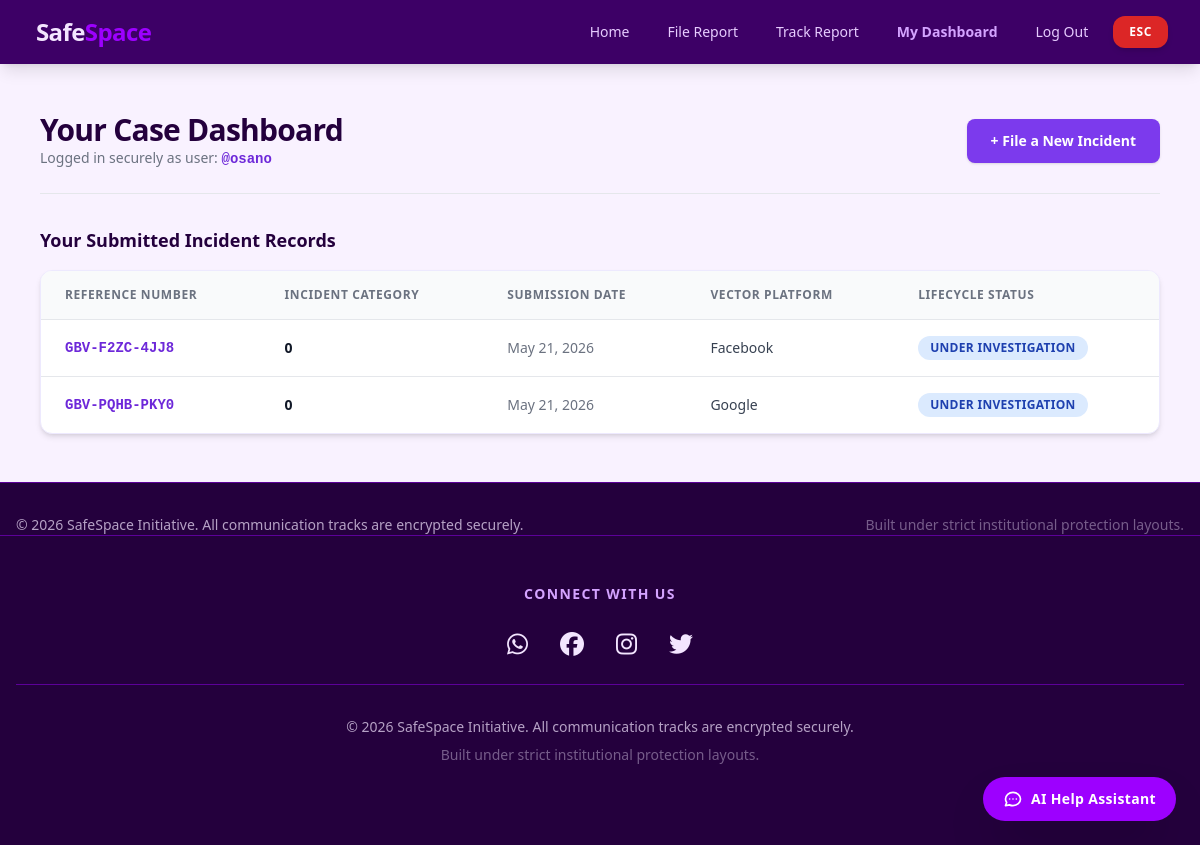
The app's page /dashboard/ (signed in) with its own data.
### reports/models.py (models this page shows, shortened)
class IncidentReport(models.Model):
    CATEGORY_CHOICES = [
        ('cyberstalking', 'Cyberstalking & Harassment'),
        ('doxing', 'Non-Consensual Image Sharing / DoXing'),
        ('impersonation', 'Impersonation & Identity Theft'),
        ('threats', 'Online Threats & Hate Speech'),
        ('other', 'Other Forms of Online Abuse'),
        ('children_home_support', 'Children\'s Home Support'),
    ]
    STATUS_CHOICES = [
        ('pending', 'Pending Review'),
        ('under_review', 'Under Investigation'),
        ('action_taken', 'Action Taken / Resolved'),
        ('closed', 'Closed'),
    ]
    URGENCY_CHOICES = [
        ('low', 'Low Priority'),
        ('medium', 'Medium Priority'),
        ('high', 'High Priority'),
        ('critical', 'Critical Intervention Required'),
    ]
    LEVEL_CHOICES = [
        (0, 'Unassigned'),
        (1, 'Initial Review'),
        (2, 'Escalated/Urgent'),
        (3, 'Resolved')
    ]
    reference_number = models.CharField(max_length=14, unique=True, editable=False, db_index=True)
    case_access_pin = models.CharField(max_length=6, editable=False)
    reporter_profile = models.ForeignKey(User, on_delete=models.SET_NULL, blank=True, null=True)
    incident_category = models.CharField(max_length=100, choices=CATEGORY_CHOICES)
    description = models.TextField()
    incident_date = models.DateField(null=True, blank=True)
    platform_used = models.CharField(max_length=100)
    evidence_attachment = models.FileField(upload_to='evidence/%Y/%m/%d/', blank=True, null=True)
    level = models.IntegerField(choices=LEVEL_CHOICES, default=0)
    assigned_department = models.ForeignKey(Department, on_delete=models.SET_NULL, null=True, blank=True)
    assigned_to = models.ForeignKey(User, on_delete=models.SET_NULL, null=True, blank=True, related_name='assigned_cases')
    assigned_home = models.ForeignKey(ChildrensHome, on_delete=models.SET_NULL, null=True, blank=True)
    reporter_type = models.CharField(max_length=20, default='self')
    allow_contact = models.BooleanField(default=False)
    gender = models.CharField(max_length=5, default='P')
    age_group = models.CharField(max_length=10, blank=True, null=True)
    disability = models.CharField(max_length=20, default='none')
    reporter_name = models.CharField(max_length=100, blank=True, null=True)
    reporter_email = models.EmailField(blank=True, null=True)
    reporter_phone = models.CharField(max_length=20, blank=True, null=True)
    ai_classified_category = models.CharField(max_length=50, blank=True, null=True)
    ai_urgency_score = models.CharField(max_length=20, choices=URGENCY_CHOICES, default='low')
    ai_research_insights = models.TextField(blank=True, null=True)
    status = models.CharField(max_length=20, choices=STATUS_CHOICES, default='pending')
    admin_notes = models.TextField(blank=True, null=True)
    created_at = models.DateTimeField(auto_now_add=True)
    updated_at = models.DateTimeField(auto_now=True)

### core/views.py (the view)
# urls.py: path('dashboard/', views.user_dashboard, name='user_dashboard'),
@login_required
def user_dashboard(request):
    user_reports = IncidentReport.objects.filter(reporter_profile=request.user).order_by('-created_at')
    return render(request, 'reports/dashboard.html', {'reports': user_reports})

### reports/templates/reports/dashboard.html (shortened to what this page needs)
{% extends 'base.html' %}
{% block content %}
<div class="max-w-6xl mx-auto px-4 py-12 space-y-8">
    <div class="flex flex-col sm:flex-row sm:items-center sm:justify-between gap-4 border-b border-gray-200 pb-6">
        <div>
            <h1 class="text-3xl font-black text-velvet-900 tracking-tight">Your Case Dashboard</h1>
            <p class="text-sm text-gray-500">Logged in securely as user: <span class="font-mono text-violet-700 font-bold">@{{ request.user.username }}</span></p>
        </div>
        <a href="{% url 'file_report' %}" class="bg-violet-600 hover:bg-violet-700 text-white font-bold py-3 px-6 rounded-lg text-sm shadow transition shrink-0 text-center">
            + File a New Incident
        </a>
    </div>
    <div class="space-y-4">
        <h2 class="text-lg font-bold text-velvet-900">Your Submitted Incident Records</h2>
        {% if reports %}
            <div class="overflow-x-auto bg-white rounded-xl shadow-md border border-violet-100">
                <table class="min-w-full divide-y divide-gray-200 text-left text-sm">
                    <thead class="bg-gray-50 text-xs uppercase font-bold text-gray-500 tracking-wider">
                        <tr>
                            <th class="px-6 py-4">Reference Number</th>
                            <th class="px-6 py-4">Incident Category</th>
                            <th class="px-6 py-4">Submission Date</th>
                            <th class="px-6 py-4">Vector Platform</th>
                            <th class="px-6 py-4">Lifecycle Status</th>
                        </tr>
                    </thead>
                    <tbody class="divide-y divide-gray-200 font-medium">
                        {% for report in reports %}
                            <tr class="hover:bg-violet-50/40 transition">
                                <td class="px-6 py-4 font-mono font-bold text-violet-700 select-all">{{ report.reference_number }}</td>
                                <td class="px-6 py-4 text-gray-900 font-semibold">{{ report.get_incident_category_display }}</td>
                                <td class="px-6 py-4 text-gray-500">{{ report.created_at|date:"M d, Y" }}</td>
                                <td class="px-6 py-4 text-gray-700 capitalize">
                                    {% if report.platform_used %}
                                        {{ report.platform_used }}
                                    {% else %}
                                        <span class="text-gray-400 italic text-xs">Direct Report</span>
                                    {% endif %}
                                </td>
                                <td class="px-6 py-4">
                                    <span class="inline-block px-3 py-1 rounded-full text-xs font-bold uppercase tracking-wide
                                        {% if report.status == 'pending' %} bg-amber-100 text-amber-800
                                        {% elif report.status == 'under_review' %} bg-blue-100 text-blue-800
                                        {% elif report.status == 'action_taken' %} bg-green-100 text-green-800
                                        {% else %} bg-gray-100 text-gray-800 {% endif %}">
                                        {{ report.get_status_display }}
                                    </span>
                                </td>
                            </tr>
                        {% endfor %}
                    </tbody>
                </table>
            </div>
        {% endif %}
    </div>
</div>
{% endblock %}

### core/static/images/custom.css (style rules this page uses)
html { scroll-behavior: smooth; -webkit-tap-highlight-color: transparent; }

### records on screen
IncidentReport: reference_number "GBV-F2ZC-4JJ8", incident_category "0", created_at "May 21, 2026", platform_used "Facebook", status "UNDER INVESTIGATION"
IncidentReport: reference_number "GBV-PQHB-PKY0", incident_category "0", created_at "May 21, 2026", platform_used "Google", status "UNDER INVESTIGATION"

### other values on screen
{{ request.user.username }} "osano"
